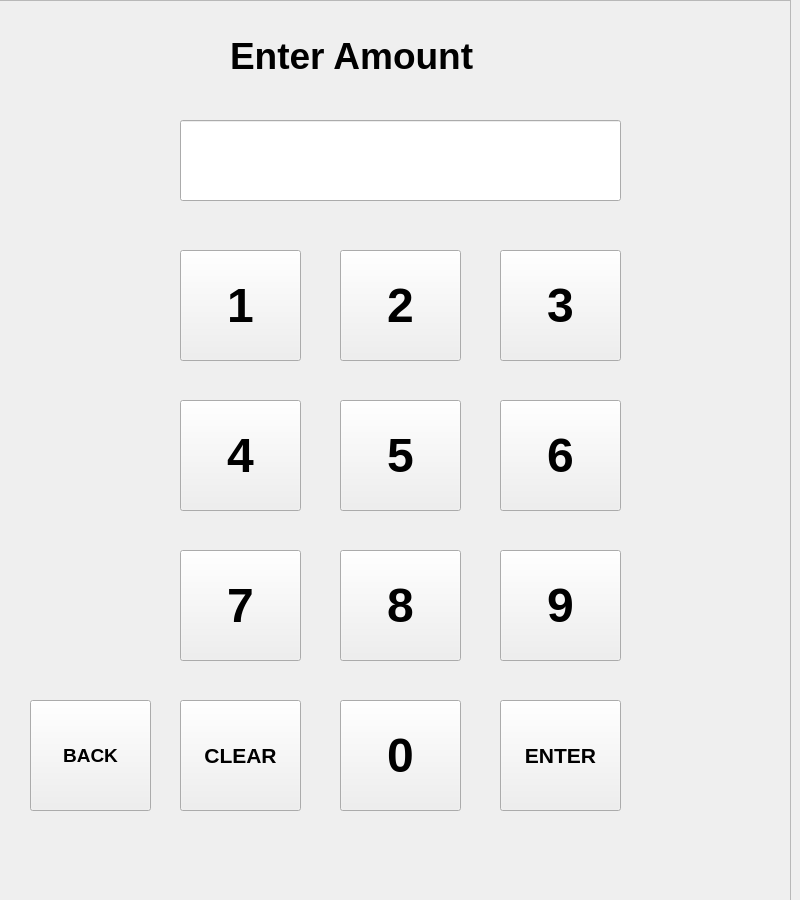
<?xml version="1.0" encoding="UTF-8"?>
<ui version="4.0">
 <class>NostaOmaSumma</class>
 <widget class="QWidget" name="NostaOmaSumma">
  <property name="geometry">
   <rect>
    <x>0</x>
    <y>0</y>
    <width>800</width>
    <height>900</height>
   </rect>
  </property>
  <property name="windowTitle">
   <string>Form</string>
  </property>
  <widget class="QFrame" name="frame">
   <property name="geometry">
    <rect>
     <x>-10</x>
     <y>0</y>
     <width>801</width>
     <height>901</height>
    </rect>
   </property>
   <property name="frameShape">
    <enum>QFrame::StyledPanel</enum>
   </property>
   <property name="frameShadow">
    <enum>QFrame::Raised</enum>
   </property>
   <widget class="QPushButton" name="button9">
    <property name="geometry">
     <rect>
      <x>510</x>
      <y>550</y>
      <width>121</width>
      <height>111</height>
     </rect>
    </property>
    <property name="font">
     <font>
      <pointsize>36</pointsize>
      <weight>75</weight>
      <bold>true</bold>
     </font>
    </property>
    <property name="text">
     <string>9</string>
    </property>
   </widget>
   <widget class="QPushButton" name="button7">
    <property name="geometry">
     <rect>
      <x>190</x>
      <y>550</y>
      <width>121</width>
      <height>111</height>
     </rect>
    </property>
    <property name="font">
     <font>
      <pointsize>36</pointsize>
      <weight>75</weight>
      <bold>true</bold>
     </font>
    </property>
    <property name="text">
     <string>7</string>
    </property>
   </widget>
   <widget class="QPushButton" name="button4">
    <property name="geometry">
     <rect>
      <x>190</x>
      <y>400</y>
      <width>121</width>
      <height>111</height>
     </rect>
    </property>
    <property name="font">
     <font>
      <pointsize>36</pointsize>
      <weight>75</weight>
      <bold>true</bold>
     </font>
    </property>
    <property name="text">
     <string>4</string>
    </property>
   </widget>
   <widget class="QPushButton" name="button1">
    <property name="geometry">
     <rect>
      <x>190</x>
      <y>250</y>
      <width>121</width>
      <height>111</height>
     </rect>
    </property>
    <property name="font">
     <font>
      <pointsize>36</pointsize>
      <weight>75</weight>
      <bold>true</bold>
     </font>
    </property>
    <property name="text">
     <string>1</string>
    </property>
   </widget>
   <widget class="QPushButton" name="button5">
    <property name="geometry">
     <rect>
      <x>350</x>
      <y>400</y>
      <width>121</width>
      <height>111</height>
     </rect>
    </property>
    <property name="font">
     <font>
      <pointsize>36</pointsize>
      <weight>75</weight>
      <bold>true</bold>
     </font>
    </property>
    <property name="text">
     <string>5</string>
    </property>
   </widget>
   <widget class="QLabel" name="label">
    <property name="geometry">
     <rect>
      <x>240</x>
      <y>30</y>
      <width>331</width>
      <height>51</height>
     </rect>
    </property>
    <property name="font">
     <font>
      <pointsize>28</pointsize>
      <weight>75</weight>
      <bold>true</bold>
     </font>
    </property>
    <property name="text">
     <string>Enter Amount</string>
    </property>
   </widget>
   <widget class="QPushButton" name="buttonBack">
    <property name="geometry">
     <rect>
      <x>40</x>
      <y>700</y>
      <width>121</width>
      <height>111</height>
     </rect>
    </property>
    <property name="font">
     <font>
      <pointsize>14</pointsize>
      <weight>75</weight>
      <bold>true</bold>
     </font>
    </property>
    <property name="text">
     <string>BACK</string>
    </property>
   </widget>
   <widget class="QPushButton" name="buttonClear">
    <property name="geometry">
     <rect>
      <x>190</x>
      <y>700</y>
      <width>121</width>
      <height>111</height>
     </rect>
    </property>
    <property name="font">
     <font>
      <pointsize>16</pointsize>
      <weight>75</weight>
      <bold>true</bold>
     </font>
    </property>
    <property name="text">
     <string>CLEAR</string>
    </property>
   </widget>
   <widget class="QPushButton" name="button6">
    <property name="geometry">
     <rect>
      <x>510</x>
      <y>400</y>
      <width>121</width>
      <height>111</height>
     </rect>
    </property>
    <property name="font">
     <font>
      <pointsize>36</pointsize>
      <weight>75</weight>
      <bold>true</bold>
     </font>
    </property>
    <property name="text">
     <string>6</string>
    </property>
   </widget>
   <widget class="QPushButton" name="button3">
    <property name="geometry">
     <rect>
      <x>510</x>
      <y>250</y>
      <width>121</width>
      <height>111</height>
     </rect>
    </property>
    <property name="font">
     <font>
      <pointsize>36</pointsize>
      <weight>75</weight>
      <bold>true</bold>
     </font>
    </property>
    <property name="text">
     <string>3</string>
    </property>
   </widget>
   <widget class="QPushButton" name="button8">
    <property name="geometry">
     <rect>
      <x>350</x>
      <y>550</y>
      <width>121</width>
      <height>111</height>
     </rect>
    </property>
    <property name="font">
     <font>
      <pointsize>36</pointsize>
      <weight>75</weight>
      <bold>true</bold>
     </font>
    </property>
    <property name="text">
     <string>8</string>
    </property>
   </widget>
   <widget class="QPushButton" name="button0">
    <property name="geometry">
     <rect>
      <x>350</x>
      <y>700</y>
      <width>121</width>
      <height>111</height>
     </rect>
    </property>
    <property name="font">
     <font>
      <pointsize>36</pointsize>
      <weight>75</weight>
      <bold>true</bold>
     </font>
    </property>
    <property name="text">
     <string>0</string>
    </property>
   </widget>
   <widget class="QLineEdit" name="lineEdit">
    <property name="geometry">
     <rect>
      <x>190</x>
      <y>120</y>
      <width>441</width>
      <height>81</height>
     </rect>
    </property>
    <property name="font">
     <font>
      <pointsize>20</pointsize>
      <weight>75</weight>
      <bold>true</bold>
     </font>
    </property>
    <property name="echoMode">
     <enum>QLineEdit::Normal</enum>
    </property>
    <property name="alignment">
     <set>Qt::AlignCenter</set>
    </property>
   </widget>
   <widget class="QPushButton" name="buttonEnter">
    <property name="geometry">
     <rect>
      <x>510</x>
      <y>700</y>
      <width>121</width>
      <height>111</height>
     </rect>
    </property>
    <property name="font">
     <font>
      <pointsize>16</pointsize>
      <weight>75</weight>
      <bold>true</bold>
     </font>
    </property>
    <property name="text">
     <string>ENTER</string>
    </property>
   </widget>
   <widget class="QPushButton" name="button2">
    <property name="geometry">
     <rect>
      <x>350</x>
      <y>250</y>
      <width>121</width>
      <height>111</height>
     </rect>
    </property>
    <property name="font">
     <font>
      <pointsize>36</pointsize>
      <weight>75</weight>
      <bold>true</bold>
     </font>
    </property>
    <property name="text">
     <string>2</string>
    </property>
   </widget>
  </widget>
 </widget>
 <resources/>
 <connections/>
</ui>
